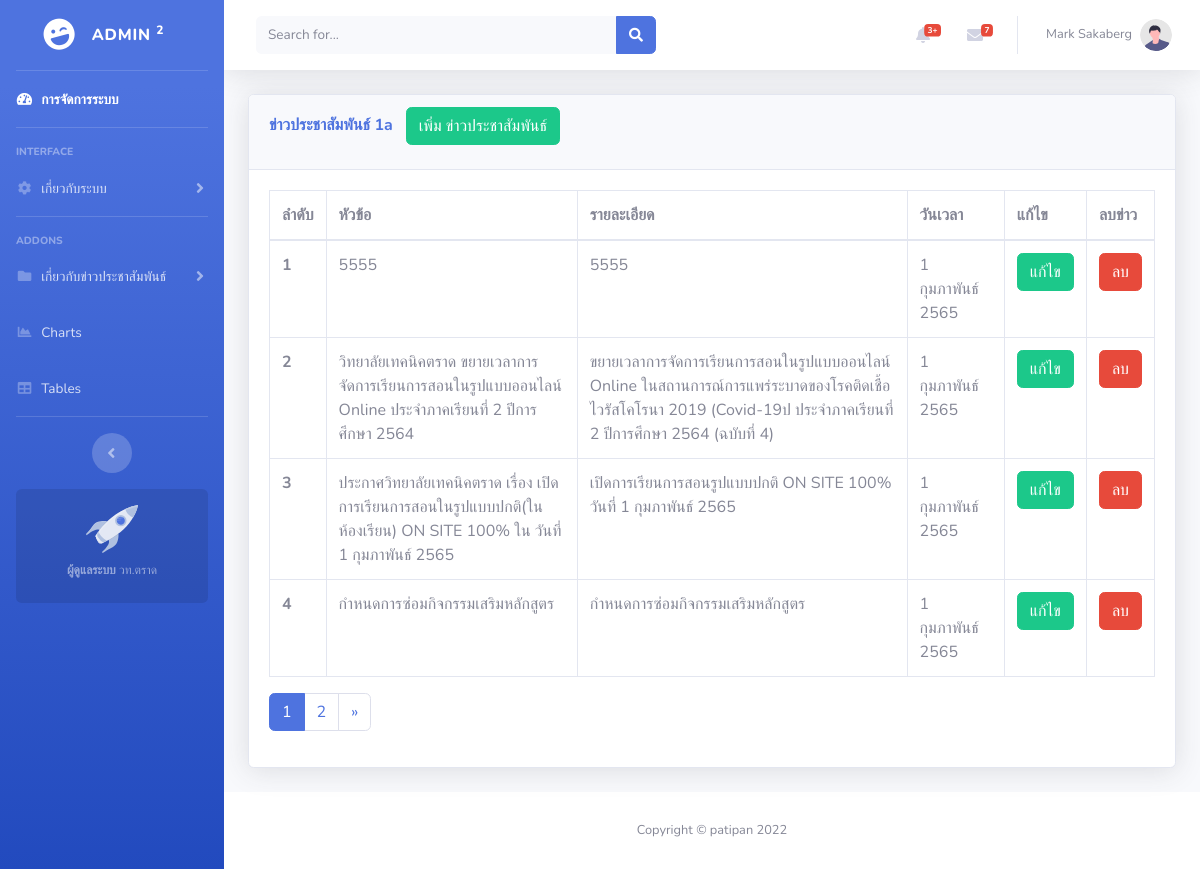
Page /admin/news1.php (signed in) on the committed database.
### tables this page shows
CREATE TABLE `hotnews` (
  `id` int(11) NOT NULL,
  `head` text NOT NULL,
  `detail` text NOT NULL,
  `date` text NOT NULL,
  `namepic` text NOT NULL,
  `namedoc` text NOT NULL,
  `hotcount` int(11) NOT NULL,
  `design` text NOT NULL,
  `time` timestamp NOT NULL DEFAULT current_timestamp() ON UPDATE current_timestamp()
);

### admin/news1.php (the view, shortened to what this page needs)
<?php include("includes/header.php"); ?>
<?php include("includes/sidebar.php"); ?>
<?php include("includes/topbar.php"); ?>
<?php include("config/dbcon.php"); ?>
<div class="container-fluid">
    <div class="align-items-center my-4">
        <div class="card shadow rounded ">
            <div class="card-header ">
                <h6 class="card-title font-weight-bold text-primary">ข่าวประชาสัมพันธ์ 1a &nbsp;
                    <button type="button" class="btn btn-success" data-toggle="modal" data-target="#addAdminNews">
                        เพิ่ม ข่าวประชาสัมพันธ์
                    </button>
                </h6>
            </div>
            <div class="card-body">
                <div class="table-responsive">
                    <?php
                    $perpage = 4;
                    if (isset($_GET['page']) & !empty($_GET['page'])) {
                        $curpage = $_GET['page'];
                    } else {
                        $curpage = 1;
                    }
                    $start = ($curpage * $perpage) - $perpage;
                    $PageSql = "SELECT * FROM  hotnews ";
                    $pageres = mysqli_query($con, $PageSql);
                    $totalres = mysqli_num_rows($pageres);
                    $endpage = ceil($totalres / $perpage);
                    $nextpage = $curpage + 1;
                    $query = "SELECT * FROM hotnews ORDER by id DESC LIMIT $start, $perpage";
                    $res = mysqli_query($con, $query);
                    ?>
                    <table class="table table-bordered border-primary">
                        <thead>
                            <tr>
                                <th scope="col">ลำดับ</th>
                                <th scope="col">หัวข้อ</th>
                                <th scope="col">รายละเอียด</th>
                                <th scope="col">วันเวลา</th>
                                <th>แก้ไข</th>
                                <th>ลบข่าว</th>
                            </tr>
                        </thead>
                        <tbody>
                            <?php
                            $i = 1;
                            while ($row = mysqli_fetch_array($res)) {
                            ?>
                                <tr>
                                    <th scope="row"><?php echo $i; ?></th>
                                    <td><?php echo $row['head']; ?></php>
                                    </td>
                                    <td><?php echo $row['detail']; ?></td>
                                    <td><?php echo $row['date']; ?></td>
                                    <td>
                                        <form action="news_edit.php" method="post">
                                            <button type="submit" name="news_editbtn" class="btn btn-success">แก้ไข</button>
                                        </form>
                                    </td>
                                    <td>
                                        <form action="news_code.php" method="post">
                                            <button type="submit" name="news_deletebtn" class="btn btn-danger">ลบ</button>
                                        </form>
                                    </td>
                                </tr>
                            <?php
                                $i++;
                            }
                            ?>
                        </tbody>
                    </table>
                    <nav aria-label="Page navigation">
                        <ul class="pagination">
                            <li class="page-item active"><a class="page-link" href="?page=<?php echo $curpage ?>"><?php echo $curpage ?></a></li>
                            <?php if ($curpage != $endpage) { ?>
                                <li class="page-item"><a class="page-link" href="?page=<?php echo $nextpage ?>"><?php echo $nextpage ?></a></li>
                                <li class="page-item">
                                    <a class="page-link" href="?page=<?php echo $endpage ?>" aria-label="Next">
                                        <span aria-hidden="true">&raquo;</span>
                                    </a>
                                </li>
                            <?php } ?>
                        </ul>
                    </nav>
                </div>
            </div>
        </div>
    </div>
</div>
<?php include("includes/footer.php") ?>
<?php include("includes/logoutmodal.php") ?>
<?php include("includes/scripts.php") ?>

### rows in the picture
hotnews: head "5555", detail "5555", date "1 กุมภาพันธ์ 2565"
hotnews: head "วิทยาลัยเทคนิคตราด ขยายเวลาการจัดการเรียนการสอนในรูปแบบออนไลน์ Online ประจำภาคเรียนที่ 2 ปีการศึกษา 2564", detail "ขยายเวลาการจัดการเรียนการสอนในรูปแบบออนไลน์ Online ในสถานการณ์การแพร่ระบาดของโรคติดเชื้อไวรัสโคโรนา 2019 (Covid-19ป ประจำภาคเรียนที่ 2 ปีการศึกษา 2564 (ฉบับที่ 4)", date "1 กุมภาพันธ์ 2565"
hotnews: head "ประกาศวิทยาลัยเทคนิคตราด เรื่อง เปิดการเรียนการสอนในรูปแบบปกติ(ในห้องเรียน) ON SITE 100% ใน วันที่ 1 กุมภาพันธ์ 2565", detail "เปิดการเรียนการสอนรูปแบบปกติ ON SITE 100% วันที่ 1 กุมภาพันธ์ 2565", date "1 กุมภาพันธ์ 2565"
hotnews: head "กำหนดการซ่อมกิจกรรมเสริมหลักสูตร", detail "กำหนดการซ่อมกิจกรรมเสริมหลักสูตร", date "1 กุมภาพันธ์ 2565"

### other values in the picture
$_SESSION['user_name'] "Mark Sakaberg"
$curpage "1"
$nextpage "2"
